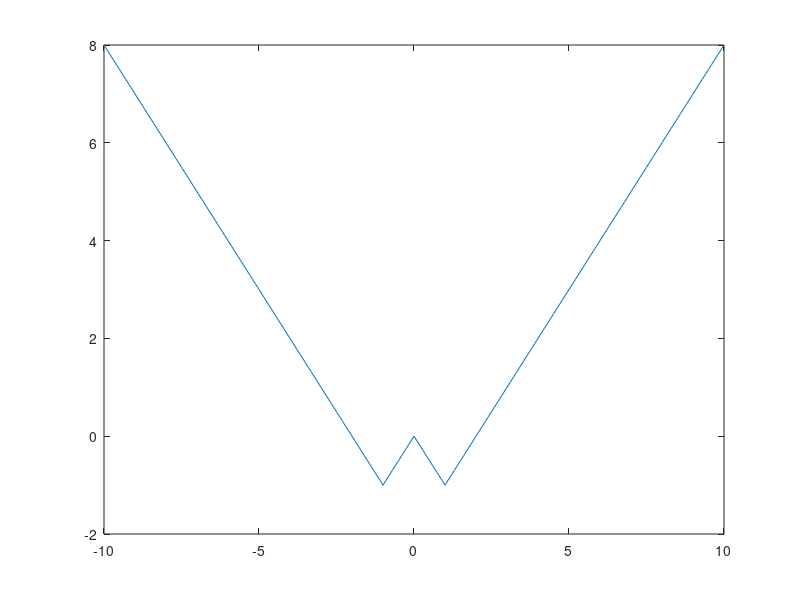

Here is the MATLAB script that generated this plot:
clc;
x1 = -10:0.1:-1;
x2 = -1:0.1:1;
x3 = 1.1:0.1:10;

y1 = -x1.^2 +1;
y2 = 0 * x2;
y3 = x3.^2 -1 ;

plot(x1, y1);
hold on;
plot(x2, y2);
hold on;
plot(x3, y3);
pause(3)
hold off;
close;


x1 = 0:0.1:0.9;
x2 = 1:0.1:1.9;

y1 = x1.^4 + 3*x1.^2 + 2.^x1;
y2 = x2.^3 + x2 + log(x2);

plot(x1, y1);
hold on;
plot(x2, y2);
pause(3)
hold off;
close;

x1 = -10:0.1:0;
x2 = 0.1:0.1:1;
x3 = 1.1:0.1:10;

y1 = 0 * x1;
y2 = x2.*2;
y3 = x3.^4;

plot(x1, y1);
hold on;
plot(x2, y2);
hold on;
plot(x3, y3);
pause(3)
hold off;
close;

x = -10:0.1:10;
y = abs(abs(x) - 1) -1;
plot(x, y);
pause(3)
hold off;
close;




